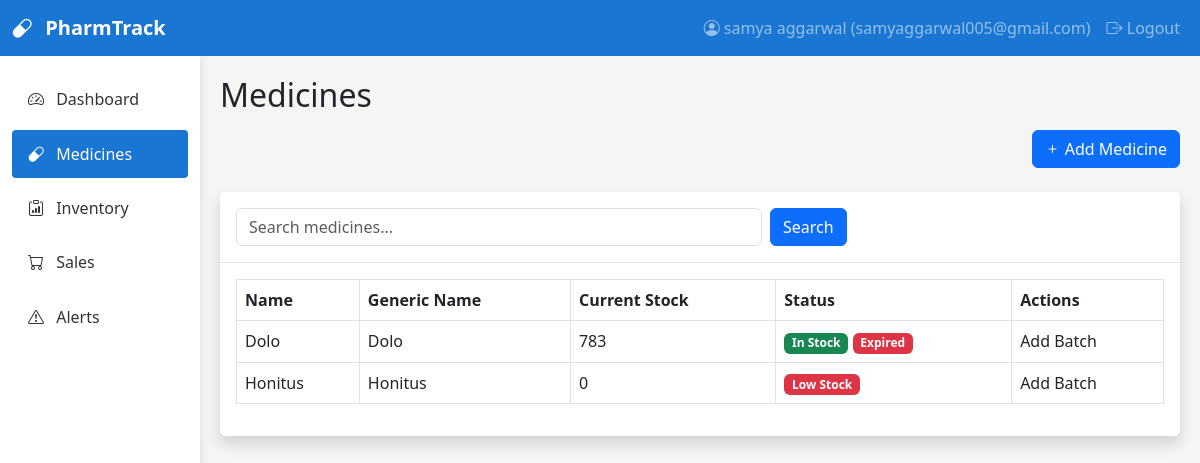
/medicines/ (signed in), run on the app's committed database.
### medicine/models.py (models this page shows, shortened)
class MedicineUser(AbstractUser):
    username = None
    email = models.EmailField('Email Address', unique=True)
    first_name = models.CharField(max_length=30)
    last_name = models.CharField(max_length=30)
    is_active = models.BooleanField(default=True)
    is_staff = models.BooleanField(default=False)
    date_joined = models.DateTimeField(auto_now_add=True)
    USERNAME_FIELD = 'email'
    REQUIRED_FIELDS = ['first_name', 'last_name']
    objects = UserManager()
    def __str__(self):
        return f"{self.first_name} {self.last_name} ({self.email})"
    class Meta:
        verbose_name = 'User'
        verbose_name_plural = 'Users'

class Medicine(models.Model):
    name = models.CharField(max_length=100)
    generic_name = models.CharField(max_length=100, blank=True, null=True)
    category = models.TextField(max_length=50)
    description = models.TextField(blank=True, null=True)
    minimum_stock = models.PositiveIntegerField(default=10)
    supplier = models.TextField(max_length=50)
    user = models.ForeignKey(MedicineUser, on_delete=models.CASCADE, related_name='medicines')
    @property
    def current_stock(self):
        return sum(batch.current_quantity for batch in self.batches.filter(is_active=True))
    @property
    def is_low_stock(self):
        return self.current_stock < self.minimum_stock
    @property
    def expired_batches(self):
        today = timezone.now().date()
        return self.batches.filter(expiry_date__lt=today, is_active=True)
    @property
    def soon_to_expire_batches(self):
        today = timezone.now().date()
        thirty_days_later = today + timedelta(days=30)
        return self.batches.filter(
            expiry_date__gte=today,
            expiry_date__lte=thirty_days_later,
            is_active=True
        )

class MedicineBatch(models.Model):
    medicine = models.ForeignKey(Medicine, on_delete=models.CASCADE, related_name='batches')
    user = models.ForeignKey(MedicineUser, on_delete=models.CASCADE, related_name='medicine_batches')
    batch_number = models.CharField(max_length=50)
    manufacturing_date = models.DateField()
    expiry_date = models.DateField()
    purchase_price = models.DecimalField(max_digits=10, decimal_places=2)
    selling_price = models.DecimalField(max_digits=10, decimal_places=2)
    quantity_received = models.PositiveIntegerField()
    current_quantity = models.PositiveIntegerField()
    received_date = models.DateField(default=timezone.now)
    is_active = models.BooleanField(default=True)
    class Meta:
        verbose_name_plural = "Medicine Batches"

### medicine/views.py (the view)
# urls.py: path('medicines/', views.MedicineListView.as_view(), name='medicine_list'),
class MedicineListView(LoginRequiredMixin, ListView):
    model = Medicine
    template_name = 'medicine/medicine_list.html'
    context_object_name = 'medicines'
    def get_queryset(self):
        queryset = super().get_queryset().filter(user=self.request.user)
        search_query = self.request.GET.get('search', '')
        if search_query:
            queryset = queryset.filter(
                Q(name__icontains=search_query) |
                Q(generic_name__icontains=search_query)
            )
        return queryset
    def get_context_data(self, **kwargs):
        context = super().get_context_data(**kwargs)
        context['search_query'] = self.request.GET.get('search', '')
        return context

### medicine/templates/medicine/medicine_list.html (shortened to what this page needs)
{% extends 'medicine/base.html' %}
{% block page_title %}Medicines{% endblock %}
{% block page_actions %}
<a href="{% url 'medicine_add' %}" class="btn btn-primary">
    <i class="bi bi-plus"></i> Add Medicine
</a>
{% endblock %}
{% block content %}
<div class="card shadow mb-4">
    <div class="card-header py-3">
        <div class="row">
            <div class="col-md-8">
                <form method="get" class="d-flex">
                    <input type="text" name="search" class="form-control" placeholder="Search medicines..." value="{{ search_query }}">
                    <button type="submit" class="btn btn-primary ms-2">Search</button>
                </form>
            </div>
        </div>
    </div>
    <div class="card-body">
        <div class="table-responsive">
            <table class="table table-bordered table-hover">
                <thead>
                    <tr>
                        <th>Name</th>
                        <th>Generic Name</th>
                        <th>Current Stock</th>
                        <th>Status</th>
                        <th>Actions</th>
                    </tr>
                </thead>
                <tbody>
                    {% for medicine in medicines %}
                    <tr>
                        <td>{{ medicine.name }}</td>
                        <td>{{ medicine.generic_name|default:"N/A" }}</td>
                        <td>{{ medicine.current_stock }}</td>
                        <td>
                            {% if medicine.is_low_stock %}
                            <span class="badge bg-danger">Low Stock</span>
                            {% else %}
                            <span class="badge bg-success">In Stock</span>
                            {% endif %}
                            {% if medicine.expired_batches.exists %}
                            <span class="badge bg-danger">Expired</span>
                            {% endif %}
                        </td>
                        <td>
                                    <a class="dropdown-item" href="{% url 'add_medicine_batch' medicine_id=medicine.pk %}" >Add Batch</a>
                            </div>
                    {% empty %}
                    <tr>
                        <td colspan="6" class="text-center">No medicines found.</td>
                    </tr>
                    {% endfor %}
        </div>
    </div>
</div>
{% endblock %}

### medicine/templates/medicine/base.html (shortened to what this page needs)
<!DOCTYPE html>
<html lang="en">
<head>
    <link href="https://cdn.jsdelivr.net/npm/bootstrap@5.3.0-alpha1/dist/css/bootstrap.min.css" rel="stylesheet">
    <link rel="stylesheet" href="https://cdn.jsdelivr.net/npm/bootstrap-icons@1.10.3/font/bootstrap-icons.css">
</head>
<body>
    <nav class="navbar navbar-expand-lg navbar-dark" style="background-color: var(--primary-color);">
        <div class="container-fluid">
            <a class="navbar-brand" href="{% url 'dashboard' %}">
                <i class="bi bi-capsule me-2"></i>
                PharmTrack
            </a>
            <div class="collapse navbar-collapse" id="navbarNav">
                <ul class="navbar-nav ms-auto">
                    <li class="nav-item">
                        <a class="nav-link" href="#">
                            <i class="bi bi-person-circle"></i> {{request.user}}
                        </a>
                    </li>
                    <li class="nav-item">
                        <a class="nav-link" href="{% url 'logout' %}">
                            <i class="bi bi-box-arrow-right"></i> Logout
                        </a>
                    </li>
                </ul>
            </div>
        </div>
    </nav>
    <div class="container-fluid">
        <div class="row">
            <div class="col-md-3 col-lg-2 sidebar py-3">
                <ul class="nav flex-column">
                    <li class="nav-item">
                        <a class="nav-link {% if request.path == '/' %}active{% endif %}" href="{% url 'dashboard' %}">
                            <i class="bi bi-speedometer2"></i> Dashboard
                        </a>
                    </li>
                    <li class="nav-item">
                        <a class="nav-link {% if 'medicines' in request.path %}active{% endif %}" href="{% url 'medicine_list' %}">
                            <i class="bi bi-capsule"></i> Medicines
                        </a>
                    </li>
                    <li class="nav-item">
                        <a class="nav-link {% if 'inventory/report' in request.path %}active{% endif %}" href="{% url 'inventory_report' %}">
                            <i class="bi bi-clipboard-data"></i> Inventory
                        </a>
                    </li>
                    <li class="nav-item">
                        <a class="nav-link {% if 'sales' in request.path %}active{% endif %}" href="{% url 'sale_list' %}">
                            <i class="bi bi-cart"></i> Sales
                        </a>
                    </li>
                    <li class="nav-item">
                        <a class="nav-link position-relative {% if 'alerts' in request.path %}active{% endif %}" href="{% url 'low_stock_alerts' %}">
                            <i class="bi bi-exclamation-triangle"></i> Alerts
                        </a>
                    </li>
                </ul>
            </div>
            <div class="col-md-9 col-lg-10 main-content">
                <div class="mb-4">
                    <h2 class="mb-3">{% block page_title %}{% endblock %}</h2>
                    <div class="d-flex justify-content-between">
                        <div>
                            {% block page_actions %}{% endblock %}
                        </div>
                    </div>
                </div>
                {% block content %}{% endblock %}
            </div>
</body>
</html>

### medicine/templates/medicine/base.html (style rules this page uses)
:root { --primary-color: #1976D2; --secondary-color: #64B5F6; --success-color: #4CAF50; --danger-color: #F44336; --warning-color: #FFC107; }
body { font-family: 'Segoe UI', Tahoma, Geneva, Verdana, sans-serif; background-color: #f5f5f5; }
.sidebar { background-color: #fff; min-height: calc(100vh - 56px); box-shadow: 0 0 10px rgba(0, 0, 0, 0.1); }
.sidebar .nav-link { color: #333; padding: 0.75rem 1rem; border-radius: 0.25rem; margin: 0.2rem 0; }
.sidebar .nav-link.active { background-color: var(--primary-color); color: white; }
.sidebar .nav-link i { margin-right: 0.5rem; }
.navbar-brand { font-weight: 600; }
.main-content { padding: 20px; }
.card { border: none; box-shadow: 0 0 10px rgba(0, 0, 0, 0.1); margin-bottom: 20px; }
.card-header { background-color: #fff; border-bottom: 1px solid rgba(0, 0, 0, 0.1); font-weight: 600; }

### data on the page
MedicineUser: user "samya aggarwal (samyaggarwal005@gmail.com)"
Medicine: name "Dolo", generic_name "Dolo", current_stock "783", minimum_stock "In Stock", shows "Expired"
Medicine: name "Honitus", generic_name "Honitus", current_stock "0", minimum_stock "Low Stock"
